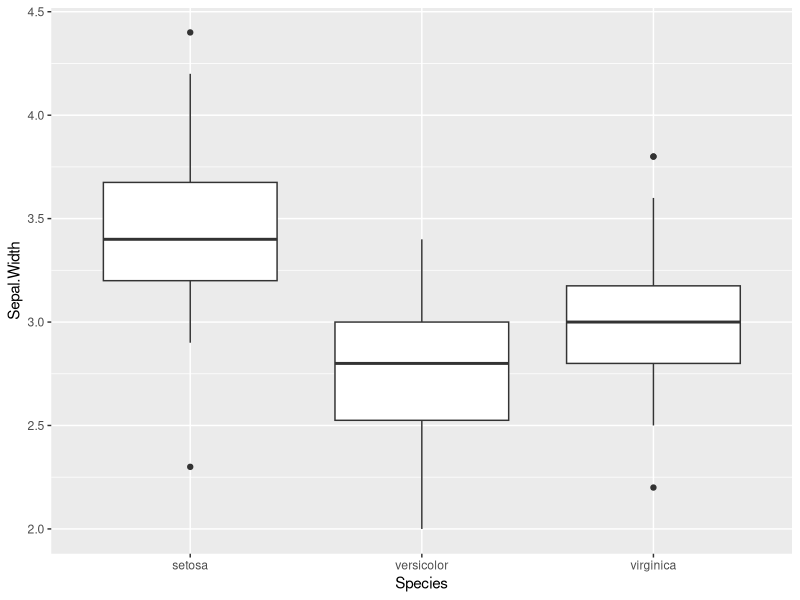
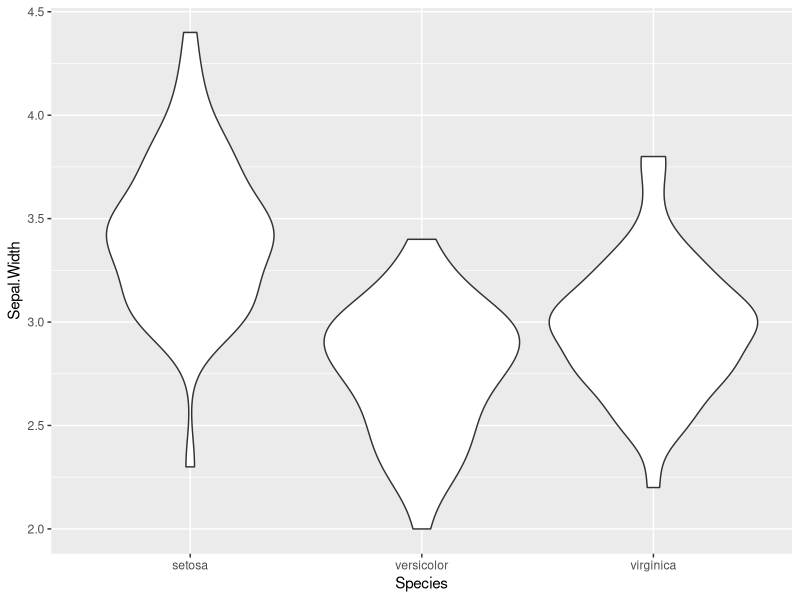
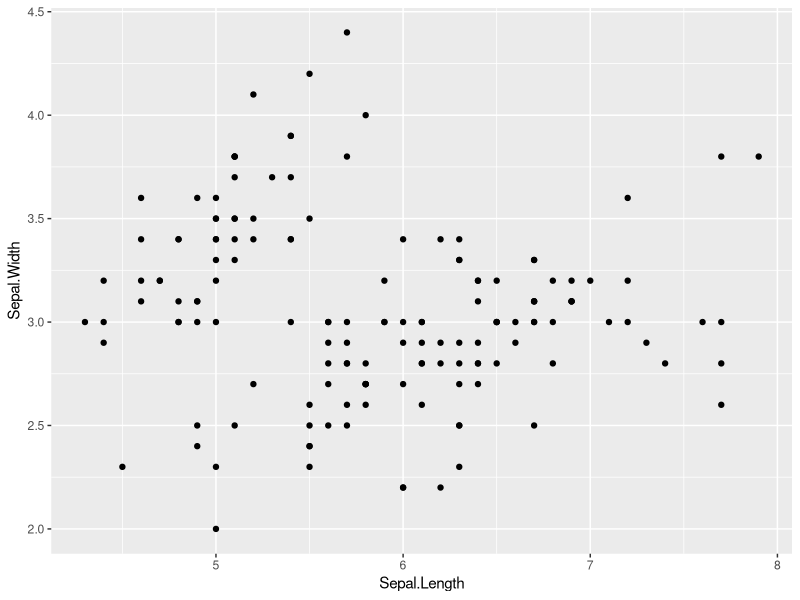
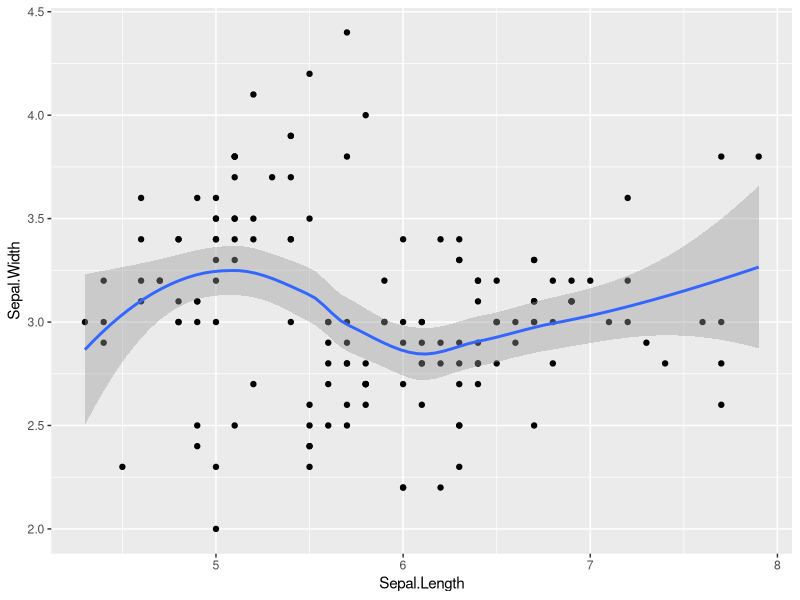
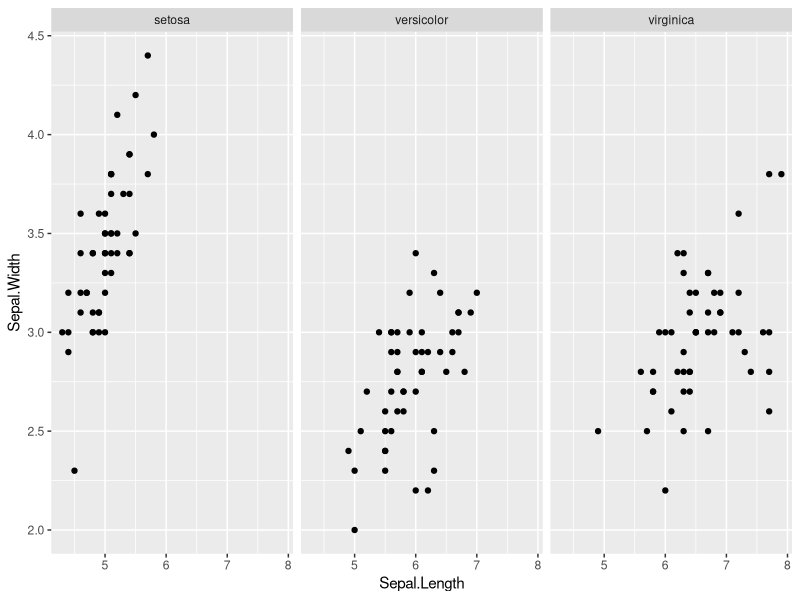
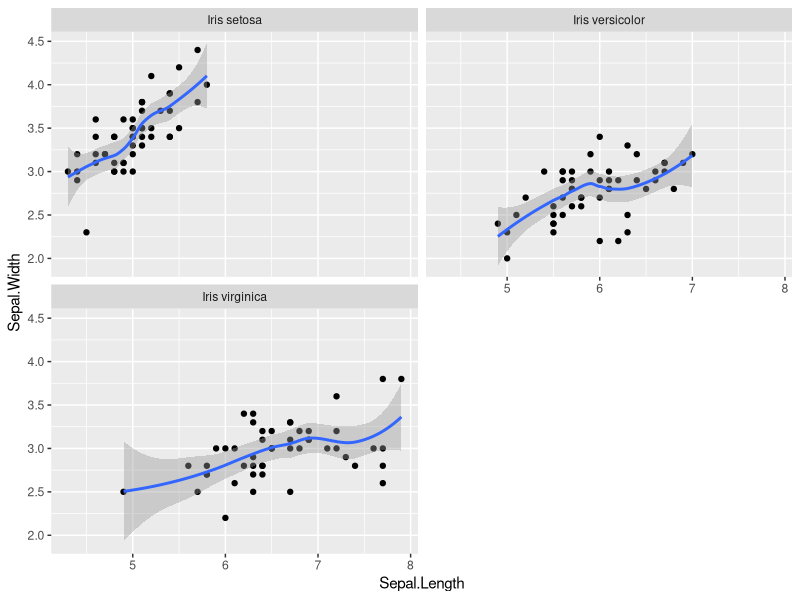
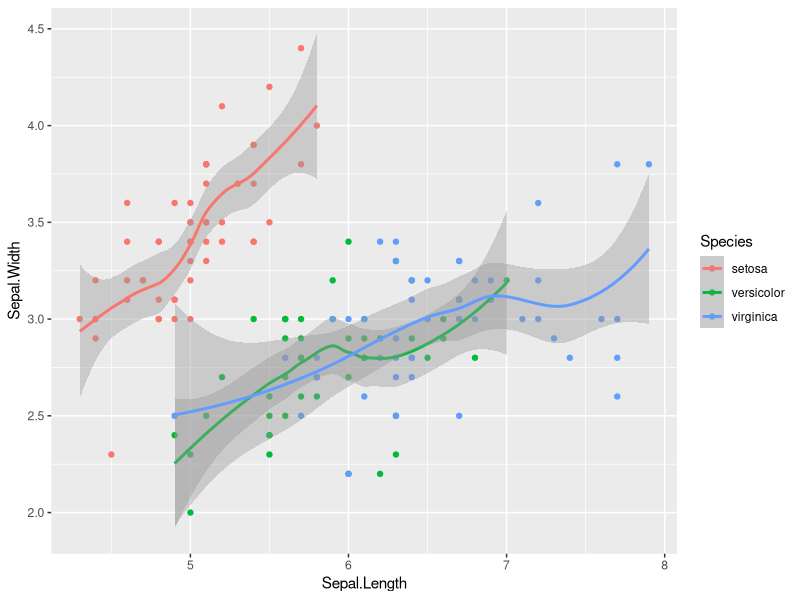
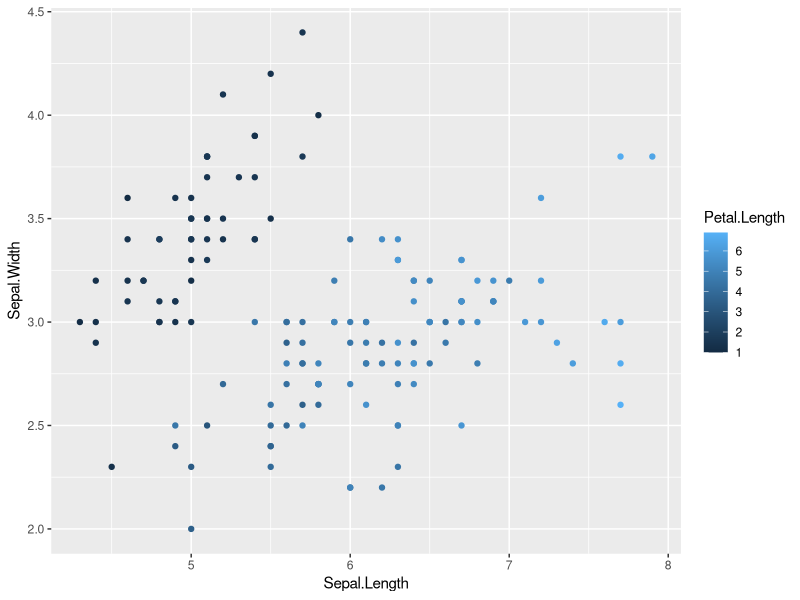

These charts were generated, in order, by the following R code:
## ---- chunk 1
knitr::opts_chunk$set(echo = TRUE)
## ---- chunk 2
# install.packages("ggplot2")
library(ggplot2)
## ---- chunk 3
# load the data
data(iris) 

# Take a look at the data
head(iris)
## ---- chunk 4
# Box Plot 
ggplot(data = iris, aes(x = Species, y = Sepal.Width)) +
  geom_boxplot()

# Voilin plot
ggplot(data = iris, aes(x = Species, y = Sepal.Width)) +
  geom_violin()
## ---- chunk 5
## scatter plot
ggplot(data = iris, aes(x = Sepal.Length, y = Sepal.Width)) +
  geom_point()
## ---- chunk 6
## basic regression line
ggplot(data = iris, aes(x = Sepal.Length, y = Sepal.Width)) +
  geom_point() +
  geom_smooth()

## ---- chunk 7
# Separate the plot into 3 panes, one for each of the 3 species
ggplot(data = iris, aes(x = Sepal.Length, y = Sepal.Width)) +
  geom_point() +
  facet_wrap(~Species)

# Separate the plot into 3 panes, one for each of the 3 species. Force the panes to be in 2 columns and change the names of the panes.
ggplot(data = iris, aes(x = Sepal.Length, y = Sepal.Width)) +
  geom_point() +
  geom_smooth() +
  facet_wrap(~Species, ncol = 2,
             labeller = labeller(Species = c("setosa" = "Iris setosa",
                                             "versicolor" = "Iris versicolor",
                                             "virginica" = "Iris virginica")))
## ---- chunk 8
## Coloured by species
ggplot(data = iris, aes(x = Sepal.Length, y = Sepal.Width, colour = Species)) +
  geom_point() +
  geom_smooth()
## ---- chunk 9
## Colour by petal length
ggplot(data = iris, aes(x = Sepal.Length, y = Sepal.Width, colour = Petal.Length)) +
  geom_point()

## ---- chunk 10
# Box Plot with colour
ggplot(data = iris, aes(x = Species, y = Sepal.Width, colour = Species)) +
  geom_boxplot()

# Box Plot with fill
ggplot(data = iris, aes(x = Species, y = Sepal.Width, fill = Species)) +
  geom_boxplot()

## ---- chunk 11

# Colour and shape is by species
ggplot(data = iris, aes(x = Sepal.Length, y = Sepal.Width, color = Species, shape = Species)) +
  geom_point()

## ---- chunk 12
# Static aesthetics
ggplot(data = iris, aes(x = Sepal.Length, y = Sepal.Width, color = Petal.Length)) +
  geom_point(alpha = 0.5, size  = 2, pch = 17)

## ---- chunk 13
library(dplyr)
data_mod <- iris %>% 
  group_by(Species) %>% # try chaning this to Sepal.Length
  summarise(mean_SW = mean(Sepal.Width), # calculate the mean for each species
            sd_SW = sd(Sepal.Width)) %>% # calculate the standard deviation for each species
  mutate(sd_SW = ifelse(is.na(sd_SW), 0, sd_SW)) # if the standard deviation is NA (e.g. there's only 1 observation), make the standard deviation 0

ggplot(data = data_mod, aes(x = Species, y = mean_SW)) +
  geom_point() +
  geom_errorbar(aes(ymin = mean_SW - sd_SW, # minimum 
                    ymax = mean_SW + sd_SW)) # maximum 
## ---- chunk 14
## Labels
ggplot(data = iris, aes(x = Sepal.Length, y = Sepal.Width)) +
  geom_point() +
  labs(title = "Sepal length by width", x = "Sepal length (cm)", y = "Sepal width (cm)")
## ---- chunk 15
## Move legend
ggplot(data = iris, aes(x = Sepal.Length, y = Sepal.Width, color = Species)) +
  geom_point() +
  theme(legend.position = "bottom") # try "top"
## ---- chunk 16
## Hide legend
ggplot(data = iris, aes(x = Sepal.Length, y = Sepal.Width, color = Species)) +
  geom_point(show.legend = FALSE)
## ---- chunk 17
## Add premade theme
ggplot(data = iris, aes(x = Species, y = Sepal.Width)) +
  geom_boxplot() +
  theme_dark() # try theme_light, theme_dark, theme_classic,
## ---- chunk 18
## Alter the axis scale
ggplot(data = iris, aes(x = Sepal.Length, y = Sepal.Width)) +
  geom_point() +
  scale_x_continuous(limits = c(2, 8),
                     breaks = seq(2, 8, 1), # sequence from 0 to 8 by 1. Equivalent to 2:8
                     minor_breaks = seq(1, 8, 0.2)
                     )
  
  
## ---- chunk 19
## Annotate with text
ggplot(data = iris, aes(x = Sepal.Length, y = Sepal.Width, color = Species)) +
  geom_point() +
  annotate("text", x = 4.5, y = 4, label = "Group 1", size = 7) +
  annotate("text", x = 6.5, y = 3.6, label = "Group 2", color = "blue") + 
  annotate("text", x = 5.5, y = 2, label = "Group 3") 
  
## Annotate bar plot with * for significance
ggplot(data = iris, aes(x = Species, y = Sepal.Length)) +
  geom_bar(stat = "identity") +
    annotate("text", x = 1, y = 270, label = "*", size = 20) 

## Annotate with text and a line
ggplot(data = iris, aes(x = Sepal.Length, y = Sepal.Width, color = Species)) +
  geom_point() +
  annotate("text", x = 4.5, y = 4.2, label = "Important segment") +
  annotate("segment", x = 4.1, xend = 5, y = 4, yend = 4,
           arrow = arrow(ends = "both", angle = 90, length = unit(.2,"cm")))

## Annotate with an arrow
ggplot(data = iris, aes(x = Sepal.Length, y = Sepal.Width, color = Species)) +
  geom_point() +
  annotate("text", x = 7, y = 4.5, label = "Outliers", size = 7) + # try size = 3
  annotate("segment", x = 7.4, xend = 7.8, y = 4.5, yend = 3.9, # try chaning these values
           size = 1.5, # try 0.5 or 2
           color = "darkblue", # try "green" or "purple"
           arrow = arrow())
  
  
## ---- chunk 20

# # Save the most recent plot by using ggsave directly afterwards
# ggplot(data = iris, aes(x = Sepal.Length, y = Sepal.Width)) +
#  geom_point()
#
# ggsave("your/folder/directory/here/plot.png")

# # Save a specific plot by assigning it a name
# # Save the most recent plot by using ggsave directly afterwards
# p <- ggplot(data = iris, aes(x = Sepal.Length, y = Sepal.Width)) +
#  geom_point()
#
# ggsave(p, "your/folder/directory/here/plot.png")


## ---- chunk 21
# model predicting sepal width by the petal width
m1 <- lm(Sepal.Width ~ Petal.Length, data = iris)
summary(m1)

## Visualise what this might look like using a scatter plot
ggplot(data = iris, aes(x = Petal.Length, y = Sepal.Width)) +
  geom_point()

## Save the predictions from the model together with the petal length
m_prediction <- data.frame( Petal.Length = iris$Petal.Length,
                            Sepal.Width_pred = fitted(m1))

## Add the regresion line to the plot
ggplot(data = iris, aes(x = Petal.Length, y = Sepal.Width)) +
  geom_point() +
  geom_line(data = m_prediction, aes(x = Petal.Length, y = Sepal.Width_pred ))

## ---- chunk 22
data_model <- iris %>% 
  mutate(petal_shape = Petal.Length / Petal.Width)

m2 <- lm(Sepal.Width ~ Sepal.Length + Petal.Length + Petal.Width + Species + petal_shape, data = data_model)
summary(m2)

m_out <- summary(m2)
m_eval <- m_out$coefficients
class(m_eval)
m_eval_df <- as.data.frame(m_eval)
m_eval_df$vars <- rownames(m_eval_df)
m_eval_df <- rename(m_eval_df, st_error = `Std. Error`)
m_eval_df

library(broom)
tidy(m2)

## ---- chunk 23
## Plot coefficient estimates
ggplot(data = m_eval_df, aes(y = vars, x = Estimate)) +
  geom_point() + 
  geom_pointrange(aes(xmin = Estimate - st_error, xmax = Estimate + st_error)) +
  labs(y = "", x = "Coefficient estimate")

# make vars a factor with the levels in the order you want
# Option 1 using base R
order <- m_eval_df[order(m_eval_df$Estimate),'vars']

# Option 2 using dplyr and pipes
order <- m_eval_df %>%  arrange(Estimate) %>% select(vars) %>% pull

# Set the levels in the correct oder
m_eval_df$vars <- factor(m_eval_df$vars, levels = order)

## Plot with the new order of variables
ggplot(data = m_eval_df, aes(y = vars, x = Estimate)) +
  geom_point() + 
  geom_pointrange(aes(xmin = Estimate - st_error, xmax = Estimate + st_error)) +
  labs(y = "", x = "Coefficient estimate", title = "In order")
## ---- chunk 24
library(effects)
plot(allEffects(m2))

## Extract the effect
eff_PW <- effect("Petal.Width", m2)
eff_PW_df <- as.data.frame(eff_PW)
eff_PW_df

## Plot the effect with ggplot
ggplot(data = eff_PW_df, aes(x = Petal.Width, y = fit)) +
  geom_line()
## ---- chunk 25
## A basic plot doesnt show much relationship
ggplot(data = iris, aes(x = Sepal.Length, y = Sepal.Width)) +
  geom_point()

## Colour by the species to see if the trend is different between species
ggplot(data = iris, aes(x = Sepal.Length, y = Sepal.Width, colour = Species)) +
  geom_point()

## Add a simple regression line
ggplot(data = iris, aes(x = Sepal.Length, y = Sepal.Width, colour = Species)) +
  geom_point() +
  geom_smooth()

## Model with the interaction of sepal length and species
m3 <- lm(Sepal.Width ~ Sepal.Length*Species, data = data_model)
summary(m3) # interaction is significant

## Extract the effect of the interaction
eff_int <- effect("Sepal.Length*Species", m3)
eff_int_df <- as.data.frame(eff_int)

## Plot the interaction
ggplot(data = eff_int_df, aes(x = Sepal.Length, y = fit, colour = Species)) +
  geom_line()
